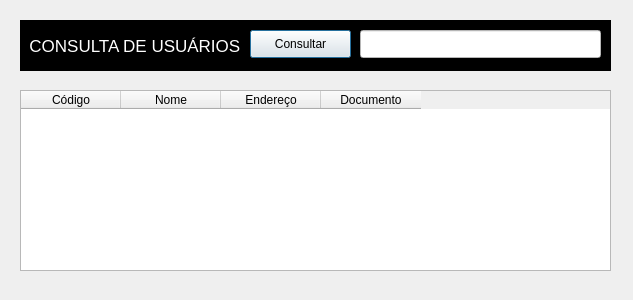
<?xml version="1.0" encoding="UTF-8"?>
<ui version="4.0">
 <class>Dialog</class>
 <widget class="QDialog" name="Dialog">
  <property name="geometry">
   <rect>
    <x>0</x>
    <y>0</y>
    <width>633</width>
    <height>300</height>
   </rect>
  </property>
  <property name="windowTitle">
   <string>Dialog</string>
  </property>
  <widget class="QLabel" name="label">
   <property name="geometry">
    <rect>
     <x>20</x>
     <y>20</y>
     <width>591</width>
     <height>51</height>
    </rect>
   </property>
   <property name="font">
    <font>
     <pointsize>13</pointsize>
    </font>
   </property>
   <property name="styleSheet">
    <string notr="true">color: rgb(0, 0, 0);
background-color: rgb(0, 0, 0);
color: rgb(255, 255, 255);</string>
   </property>
   <property name="text">
    <string>  CONSULTA DE USUÁRIOS</string>
   </property>
  </widget>
  <widget class="QPushButton" name="pushButton">
   <property name="geometry">
    <rect>
     <x>250</x>
     <y>30</y>
     <width>101</width>
     <height>28</height>
    </rect>
   </property>
   <property name="text">
    <string>Consultar</string>
   </property>
  </widget>
  <widget class="QLineEdit" name="lineEdit">
   <property name="geometry">
    <rect>
     <x>360</x>
     <y>30</y>
     <width>241</width>
     <height>28</height>
    </rect>
   </property>
   <property name="styleSheet">
    <string notr="true">background-color: rgb(255, 255, 255);</string>
   </property>
  </widget>
  <widget class="QTableWidget" name="tableWidget">
   <property name="geometry">
    <rect>
     <x>20</x>
     <y>90</y>
     <width>591</width>
     <height>181</height>
    </rect>
   </property>
   <column>
    <property name="text">
     <string>Código</string>
    </property>
   </column>
   <column>
    <property name="text">
     <string>Nome</string>
    </property>
   </column>
   <column>
    <property name="text">
     <string>Endereço</string>
    </property>
   </column>
   <column>
    <property name="text">
     <string>Documento</string>
    </property>
   </column>
  </widget>
 </widget>
 <resources/>
 <connections/>
</ui>
